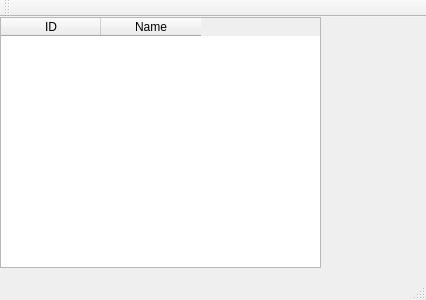
<?xml version="1.0" encoding="UTF-8"?>
<ui version="4.0">
 <class>MainWindow</class>
 <widget class="QMainWindow" name="MainWindow">
  <property name="geometry">
   <rect>
    <x>0</x>
    <y>0</y>
    <width>426</width>
    <height>300</height>
   </rect>
  </property>
  <property name="windowTitle">
   <string>MainWindow</string>
  </property>
  <widget class="QWidget" name="centralWidget">
   <widget class="QTableWidget" name="tableWidget">
    <property name="geometry">
     <rect>
      <x>0</x>
      <y>0</y>
      <width>321</width>
      <height>251</height>
     </rect>
    </property>
    <column>
     <property name="text">
      <string>ID</string>
     </property>
    </column>
    <column>
     <property name="text">
      <string>Name</string>
     </property>
    </column>
   </widget>
  </widget>
  <widget class="QMenuBar" name="menuBar">
   <property name="geometry">
    <rect>
     <x>0</x>
     <y>0</y>
     <width>426</width>
     <height>22</height>
    </rect>
   </property>
  </widget>
  <widget class="QToolBar" name="mainToolBar">
   <attribute name="toolBarArea">
    <enum>TopToolBarArea</enum>
   </attribute>
   <attribute name="toolBarBreak">
    <bool>false</bool>
   </attribute>
  </widget>
  <widget class="QStatusBar" name="statusBar"/>
 </widget>
 <layoutdefault spacing="6" margin="11"/>
 <resources/>
 <connections/>
</ui>
